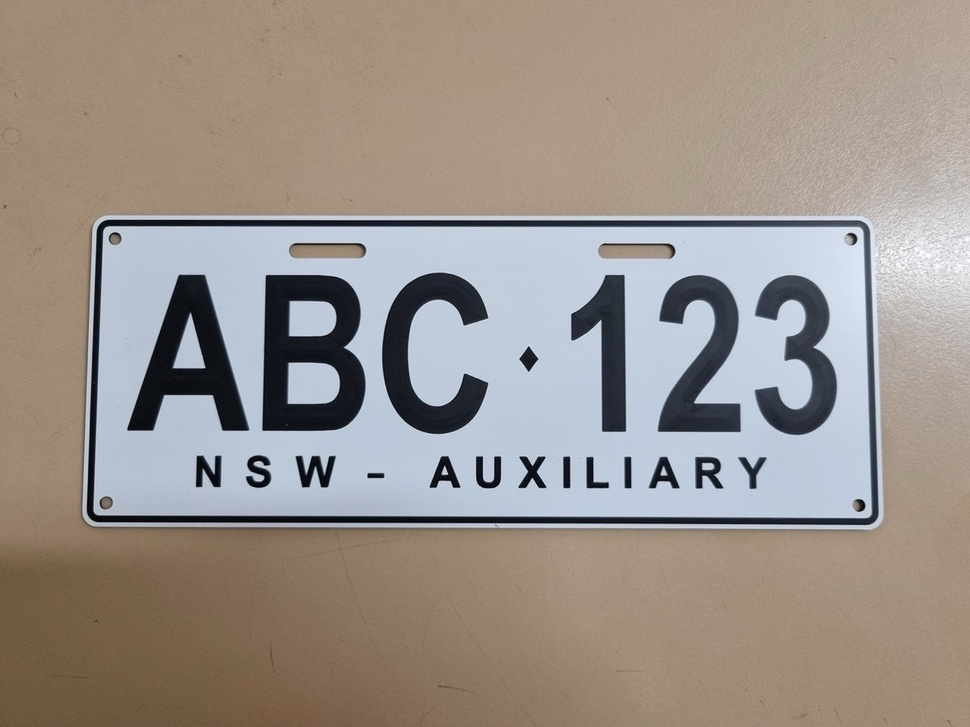
#> input picture tests/test_images/example1.jpg, 970 x 727 px, shrunk from 1200 x 900 before the run, found by its file name
$ python prototype.py
#> lines starting #> are read from the running program, lines starting #| are printed output that depends on the picture; after the words box and inside, x2 and y2 are one past the last pixel; in counts of white or black regions, pixels touching at a corner belong together
import cv2
import pytesseract

def extract_text_from_image(image_path):
    """
    Extract text from an image using OCR.

    Args:
        image_path: Path to the image file

    Returns:
        str: Extracted text from the image
    """
    # Load the image
    image = cv2.imread(image_path)
#> image is the input picture: shape (727, 970, 3); mean B, G, R 138.4, 146, 154.9

    if image is None:
        raise ValueError(f"Could not load image from {image_path}")

    # Convert to grayscale
    gray_image = cv2.cvtColor(image, cv2.COLOR_BGR2GRAY)
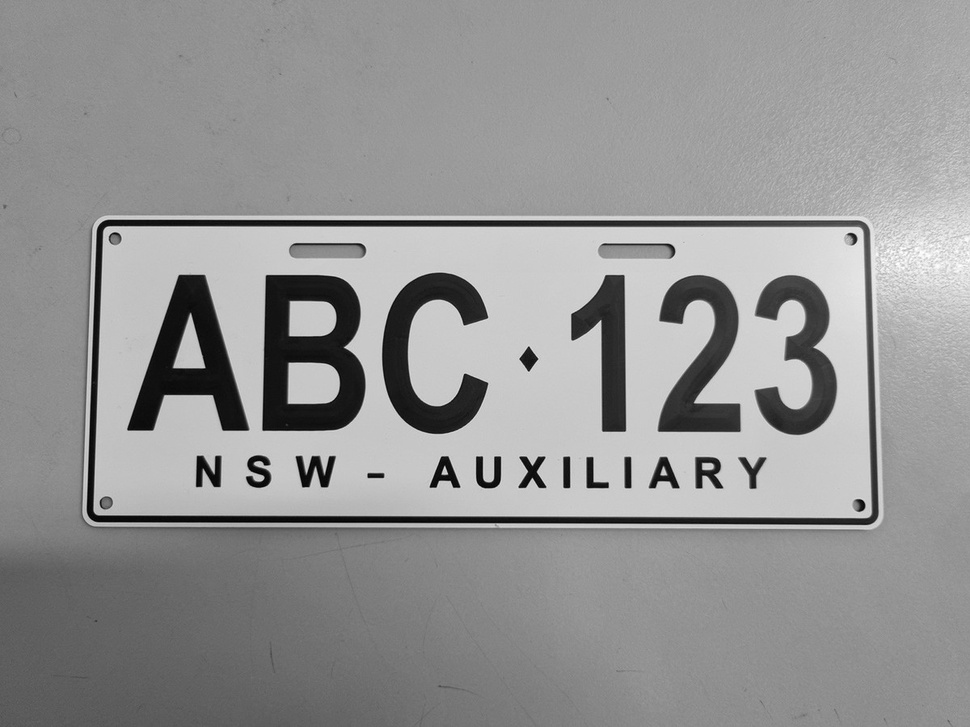
#> gray_image: shape (727, 970); min 0, max 255, mean 147.8

    # Apply thresholding
    _, processed_image = cv2.threshold(gray_image, 150, 255, cv2.THRESH_BINARY)
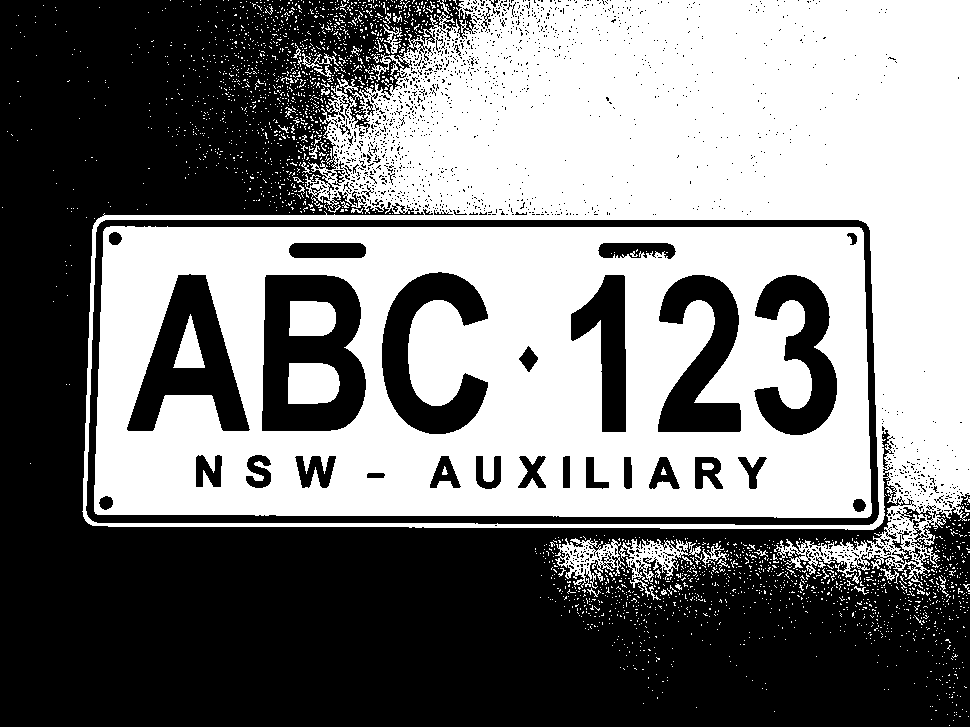
#> processed_image: shape (727, 970); 48.6% white; 2493 white regions (2436 under 20 px), largest, box (x1, y1, x2, y2) and area: (82, 0, 970, 585) 164052, (94, 226, 872, 518) 163161, (288, 363, 340, 404) 1949

    # Perform OCR
#> (the run stopped early here; a loop or call above may not have finished)
